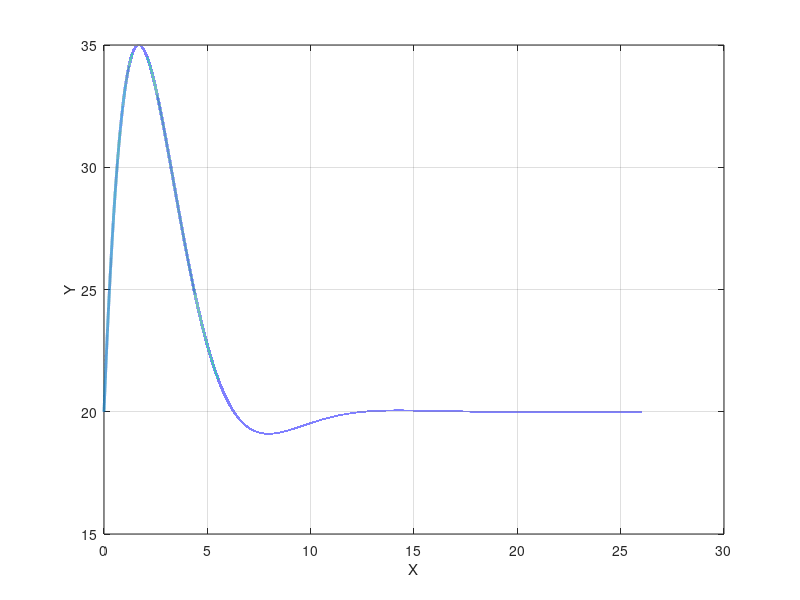

Reproduce this figure in MATLAB.
clc;
clear all;
close all;

x = 0:0.0001:26;
b = 3.5:0.001:5;
for i = 1:length(b)
y = 20 + (100*sin(x/2).*exp(-0.1*b(i)*x))/sqrt(1+b(i));
if(max(y)<=35.00 && max(y)>=34.99)
    break
end
end

figure(3)
plot(x,y,'linewidth',2)
grid on;
xlabel('X');
ylabel('Y');
b(i)